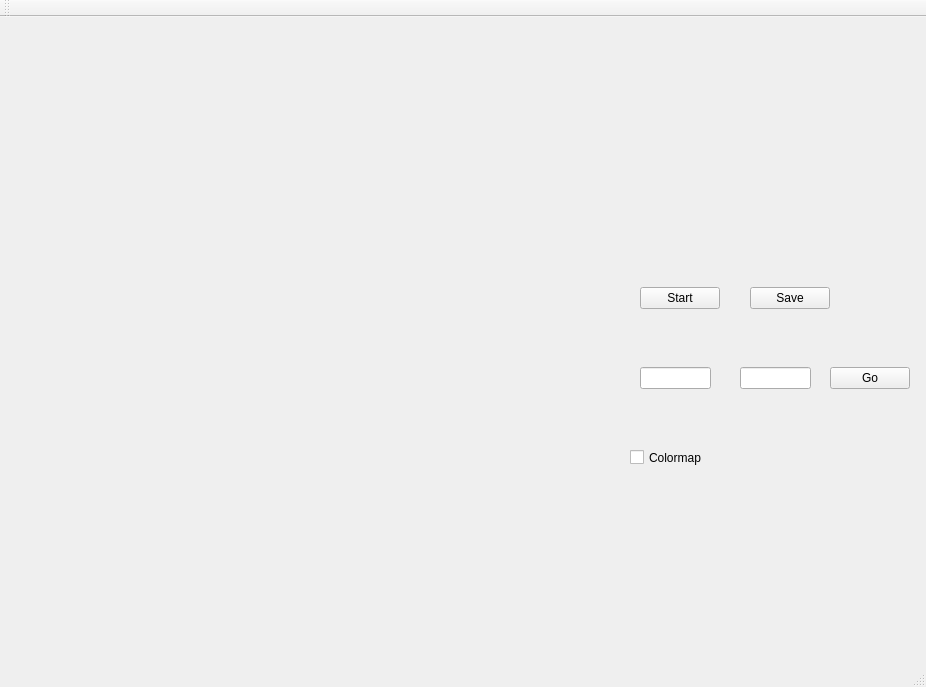
<?xml version="1.0" encoding="UTF-8"?>
<ui version="4.0">
 <class>MainWindow</class>
 <widget class="QMainWindow" name="MainWindow">
  <property name="geometry">
   <rect>
    <x>0</x>
    <y>0</y>
    <width>926</width>
    <height>687</height>
   </rect>
  </property>
  <property name="windowTitle">
   <string>Potential field</string>
  </property>
  <widget class="QWidget" name="centralWidget">
   <widget class="QCustomPlot" name="customPlot" native="true">
    <property name="geometry">
     <rect>
      <x>30</x>
      <y>40</y>
      <width>571</width>
      <height>571</height>
     </rect>
    </property>
   </widget>
   <widget class="QCustomPlot" name="realtime_plot" native="true">
    <property name="geometry">
     <rect>
      <x>630</x>
      <y>60</y>
      <width>281</width>
      <height>181</height>
     </rect>
    </property>
   </widget>
   <widget class="QPushButton" name="pushButton">
    <property name="geometry">
     <rect>
      <x>640</x>
      <y>270</y>
      <width>80</width>
      <height>22</height>
     </rect>
    </property>
    <property name="text">
     <string>Start</string>
    </property>
   </widget>
   <widget class="QPushButton" name="pushButton_2">
    <property name="geometry">
     <rect>
      <x>750</x>
      <y>270</y>
      <width>80</width>
      <height>22</height>
     </rect>
    </property>
    <property name="text">
     <string>Save</string>
    </property>
   </widget>
   <widget class="QLineEdit" name="target_x">
    <property name="geometry">
     <rect>
      <x>640</x>
      <y>350</y>
      <width>71</width>
      <height>22</height>
     </rect>
    </property>
   </widget>
   <widget class="QLineEdit" name="target_y">
    <property name="geometry">
     <rect>
      <x>740</x>
      <y>350</y>
      <width>71</width>
      <height>22</height>
     </rect>
    </property>
   </widget>
   <widget class="QPushButton" name="pushButton_3">
    <property name="geometry">
     <rect>
      <x>830</x>
      <y>350</y>
      <width>80</width>
      <height>22</height>
     </rect>
    </property>
    <property name="text">
     <string>Go</string>
    </property>
   </widget>
   <widget class="QCheckBox" name="checkBox">
    <property name="geometry">
     <rect>
      <x>630</x>
      <y>430</y>
      <width>131</width>
      <height>21</height>
     </rect>
    </property>
    <property name="mouseTracking">
     <bool>true</bool>
    </property>
    <property name="layoutDirection">
     <enum>Qt::LeftToRight</enum>
    </property>
    <property name="text">
     <string>Colormap </string>
    </property>
   </widget>
  </widget>
  <widget class="QMenuBar" name="menuBar">
   <property name="geometry">
    <rect>
     <x>0</x>
     <y>0</y>
     <width>926</width>
     <height>19</height>
    </rect>
   </property>
  </widget>
  <widget class="QToolBar" name="mainToolBar">
   <property name="enabled">
    <bool>true</bool>
   </property>
   <property name="movable">
    <bool>true</bool>
   </property>
   <attribute name="toolBarArea">
    <enum>TopToolBarArea</enum>
   </attribute>
   <attribute name="toolBarBreak">
    <bool>false</bool>
   </attribute>
  </widget>
  <widget class="QStatusBar" name="statusBar"/>
 </widget>
 <layoutdefault spacing="6" margin="11"/>
 <customwidgets>
  <customwidget>
   <class>QCustomPlot</class>
   <extends>QWidget</extends>
   <header location="global">qcustomplot.h</header>
   <container>1</container>
  </customwidget>
 </customwidgets>
 <resources/>
 <connections/>
</ui>
